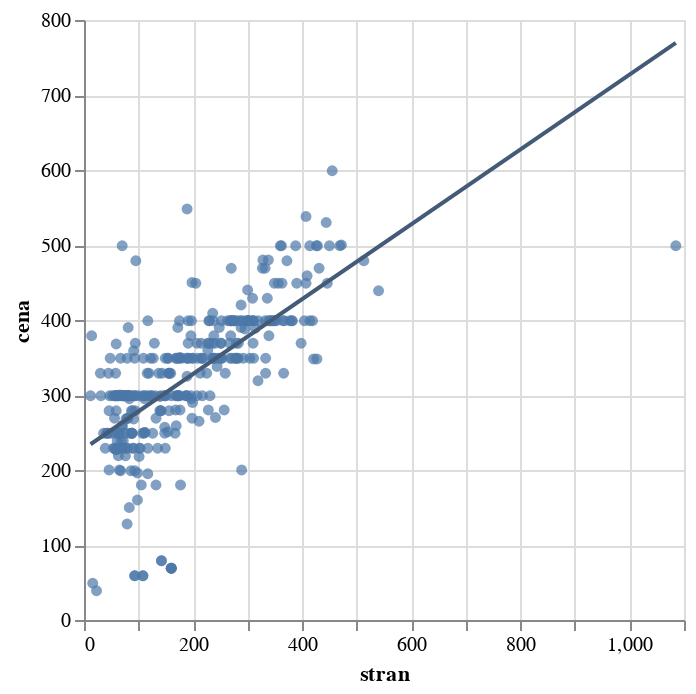

The code cell stored with this chart in its notebook:
### Code cell
zaklad = alt.Chart(do_grafu.to_pandas()).mark_circle().encode(
    alt.X('stran:Q'),
    alt.Y('cena:Q')
)
cara = alt.Chart(
    do_grafu.to_pandas()
).transform_regression(
    'stran', 'cena'
).mark_line(color='#445B78').encode(
    alt.X('stran:Q'),
    alt.Y('cena:Q')
)

vysledek = (zaklad + cara)

vysledek

### Figure 1 — Vega-Lite specification as saved in the notebook (floating-point values rounded to 4 significant figures; data arrays with more than 128 entries replaced by an {"elided": "..."} marker saying what was removed)
{"config": {"view": {"continuousWidth": 300, "continuousHeight": 300}}, "layer": [{"data": {"name": "data-14d0a6b0e1e8deb57b0b5be037af4083"}, "mark": {"type": "circle"}, "encoding": {"x": {"field": "stran", "type": "quantitative"}, "y": {"field": "cena", "type": "quantitative"}}}, {"data": {"name": "data-14d0a6b0e1e8deb57b0b5be037af4083"}, "mark": {"type": "line", "color": "#445B78"}, "encoding": {"x": {"field": "stran", "type": "quantitative"}, "y": {"field": "cena", "type": "quantitative"}}, "transform": [{"on": "stran", "regression": "cena"}]}], "$schema": "https://vega.github.io/schema/vega-lite/v5.8.0.json", "datasets": {"data-14d0a6b0e1e8deb57b0b5be037af4083": {"elided": "344 records"}}}
